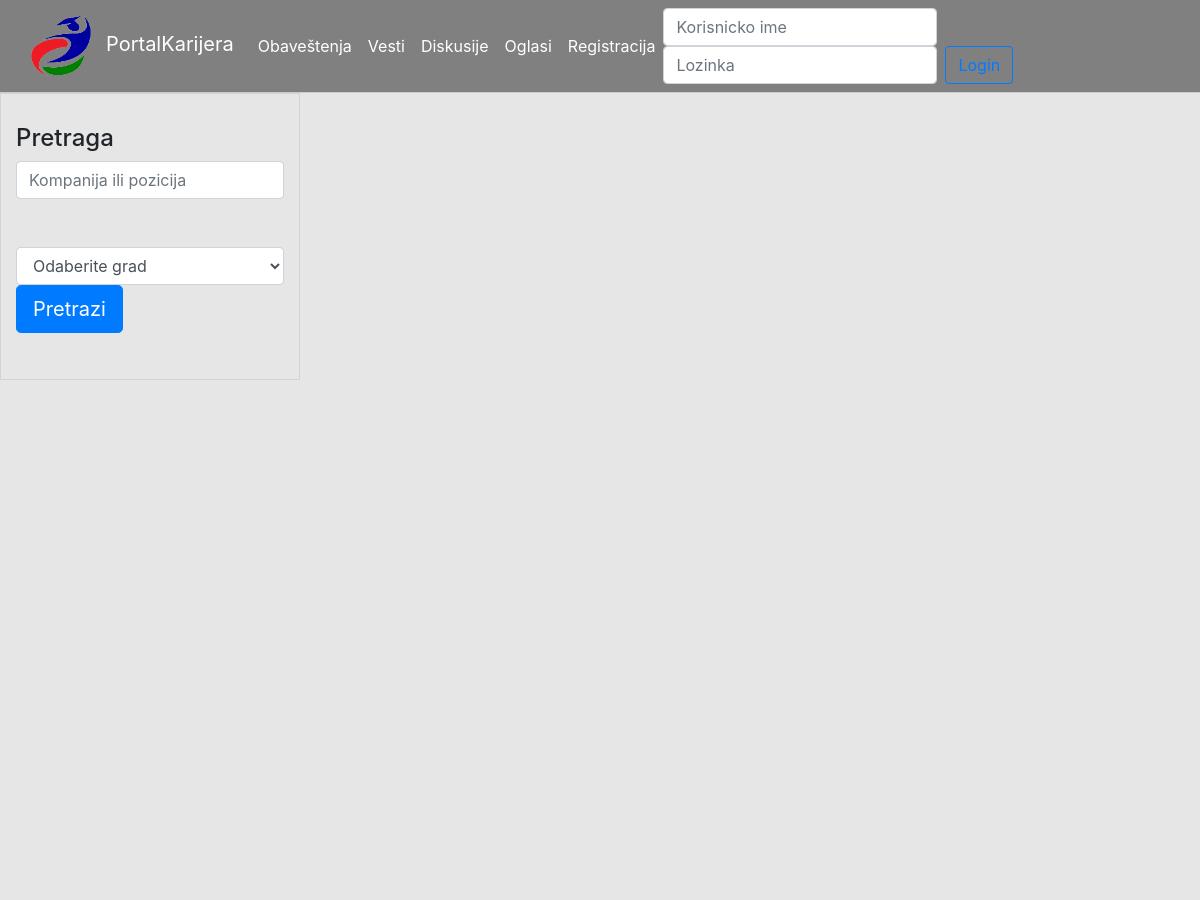
/index.php/oglasi (upper part), run on an earlier commit of the app's database.
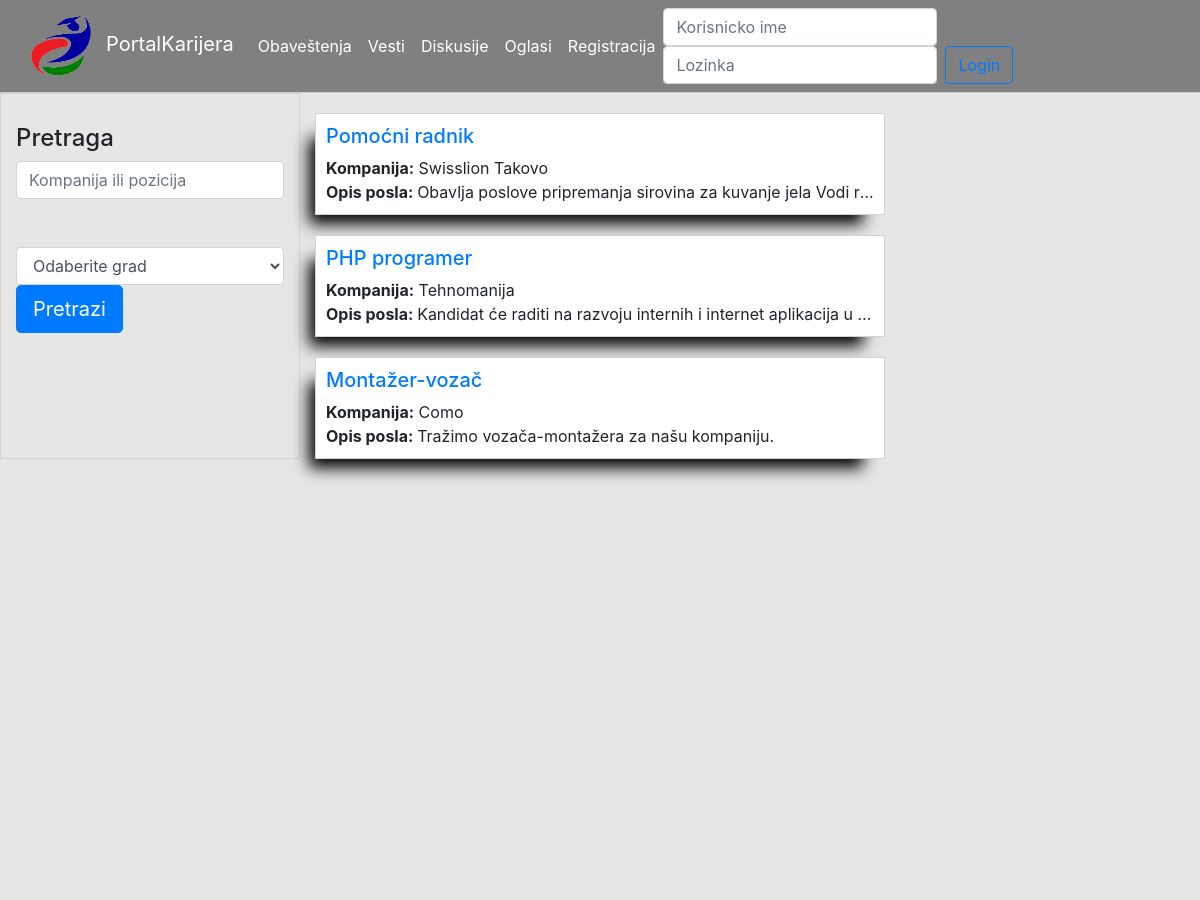
And on a later commit of the database.
### tables this page shows
CREATE TABLE IF NOT EXISTS `oglasi` (
  `idOgl` int(11) NOT NULL AUTO_INCREMENT,
  `naslov` varchar(100) DEFAULT NULL,
  `opis` mediumtext,
  `vremePostavljanja` datetime DEFAULT NULL,
  `vremeIsticanja` date DEFAULT NULL,
  `autor` int(11) DEFAULT NULL,
  `vidljivost` varchar(45) DEFAULT NULL,
  `uslovi` mediumtext,
  `ponuda` mediumtext,
  `obaveze` mediumtext,
  `plata` varchar(45) DEFAULT NULL,
  `nacinPlacanja` varchar(15) DEFAULT NULL,
  `mesto` int(11) DEFAULT NULL,
  `pozicija` varchar(100) DEFAULT NULL,
  `zaBrisanje` varchar(2) DEFAULT NULL,
  `vidljivostKurs` int(11) DEFAULT NULL,
  `vidljivostGrupa` int(11) DEFAULT NULL,
  PRIMARY KEY (`idOgl`),
  KEY `idAutidKor_idx` (`autor`),
  KEY `idGraOglasi_idx` (`mesto`),
  KEY `idKursOglasi_idx` (`vidljivostKurs`),
  KEY `idGrupaOglasi_idx` (`vidljivostGrupa`)
);

CREATE TABLE IF NOT EXISTS `kompanija` (
  `naziv` varchar(45) DEFAULT NULL,
  `sediste` int(11) DEFAULT NULL,
  `pib` int(9) DEFAULT NULL,
  `telefoni` varchar(45) DEFAULT NULL,
  `opis` mediumtext,
  `oblastDelovanja` varchar(45) DEFAULT NULL,
  `brojZap` int(6) DEFAULT NULL,
  `sajt` varchar(45) DEFAULT NULL,
  `idKor` int(11) NOT NULL,
  PRIMARY KEY (`idKor`),
  UNIQUE KEY `pib_UNIQUE` (`pib`),
  UNIQUE KEY `naziv_UNIQUE` (`naziv`),
  KEY `idGraKomp_idx` (`sediste`)
);

### application/controllers/Oglasi.php (called while the page is built, shortened)
<?php
class Oglasi extends MY_Controller{
    public function __construct() {
        $this->load->model("OglasiModel");
        $this->load->model("SifrarniciModel");
    }
    public function index(){
        if($this->session->has_userdata('user')){
        $tipKorisnika = $this->session->userdata('user')['tip'];
        }else{
            $tipKorisnika = "gost";
        }
        $oglasi = ["oglasi" => $this->OglasiModel->dohvatiSveOglase($tipKorisnika)];
        $gradovi = ["mesta" => $this->SifrarniciModel->dohvatiMesto()];
        $data["middle_data"] = ["pretraga" => $this->load->view('oglasi/pretragaOglasa', $gradovi, true),
                                "oglasi" => $this->load->view('oglasi/prikazOglasa', $oglasi, true),
                                "dodaj" => $this->load->view('oglasi/dodajOglas',$gradovi, true)];
        $data["middle"] = "middle/oglasi";
        $this->load->view('viewTemplate', $data);
    }
}

### index.php (called while the page is built, shortened)
<?php
require_once BASEPATH.'core/CodeIgniter.php';

### application/models/OglasiModel.php (called while the page is built, shortened)
<?php
class OglasiModel extends CI_Model{
       public function dohvatiSveOglase($tipKorisnika){
        $idKor = $this->session->userdata('user')['idKor'];
        $this->db->select('idKurs')->from('student')->where('idKor', $idKor);
        $this->db->select('idGru')->from('clanovigrupe')->where('idKor', $idKor);
        $this->db->select('idOgl')->from('vidioglas')->where('idKor', $idKor);
        $whereVreme = "vremeIsticanja >= CURRENT_DATE()";
        $this->db->select('oglasi.*, kompanija.naziv, kompanija.sajt');
        $this->db->from('oglasi');
        $this->db->join('kompanija', 'oglasi.autor = kompanija.idKor');
        if($tipKorisnika !== "a"){
            $this->db->where($whereVreme);
        }
        if($tipKorisnika == "gost"){
            $this->db->where('vidljivost', 'gost');
        }if($tipKorisnika == "k"){
            $this->db->group_start();
            $this->db->where('vidljivost', 'gost');
            $this->db->or_where('vidljivost', 'korisnici');
            $this->db->group_end();
        }
        $this->db->order_by('idOgl', 'DESC');
        $query=$this->db->get();
        return $query->result_array ();
    }
}

### application/views/oglasi/pretragaOglasa.php (the view, shortened to what this page needs)
<!DOCTYPE html>
<h4> Pretraga </h4>
           <form name="pretragaPoslovaForma" method="GET">
               <input type="text" name="pretraga" id="pretragaPoslova" class="form-control" placeholder="Kompanija ili pozicija">
                <br/>
                <select name="grad" class="form-control" id="grad">
                    <option disabled selected value="">Odaberite grad</option>
                    <?php
                     if($this->session->has_userdata('user')){
                    $tip = $this->session->userdata('user')['tip'];
                    }else{
                        $tip = "gost";
                    }
                    ?>
                </select>
                <input type="button" name="pretrazi" value="Pretrazi" class="btn btn-lg btn-primary btn-search-job" onclick="pretraziOglase(<?php echo "'".$tip."'"?>)">
            </form>

### application/views/oglasi/prikazOglasa.php (shortened to what this page needs)
<!DOCTYPE html>
<div id="oglasi">
<?php foreach ($oglasi as $oglas){
                $idOgl = $oglas["idOgl"]?>
<div class="centar">
    <h5><a href="<?php echo site_url("Oglasi/pogledajOglas/$idOgl")?>"><?php echo $oglas["naslov"]?></a></h5>
    <b>Kompanija:</b> <?php echo $oglas["naziv"];?>
    <br/>
    <b>Opis posla: </b> <?php echo $oglas["opis"];?>
</div>
<?php } ?>
</div>

What changed in the data, as far as the page shows it:
added oglasi: naslov "Pomoćni radnik", autor.naziv "Swisslion Takovo", opis "Obavlja poslove pripremanja sirovina za kuvanje jela Vodi r…"
added oglasi: naslov "PHP programer", autor.naziv "Tehnomanija", opis "Kandidat će raditi na razvoju internih i internet aplikacija u…"
added oglasi: naslov "Montažer-vozač", autor.naziv "Como", opis "Tražimo vozača-montažera za našu kompaniju."
